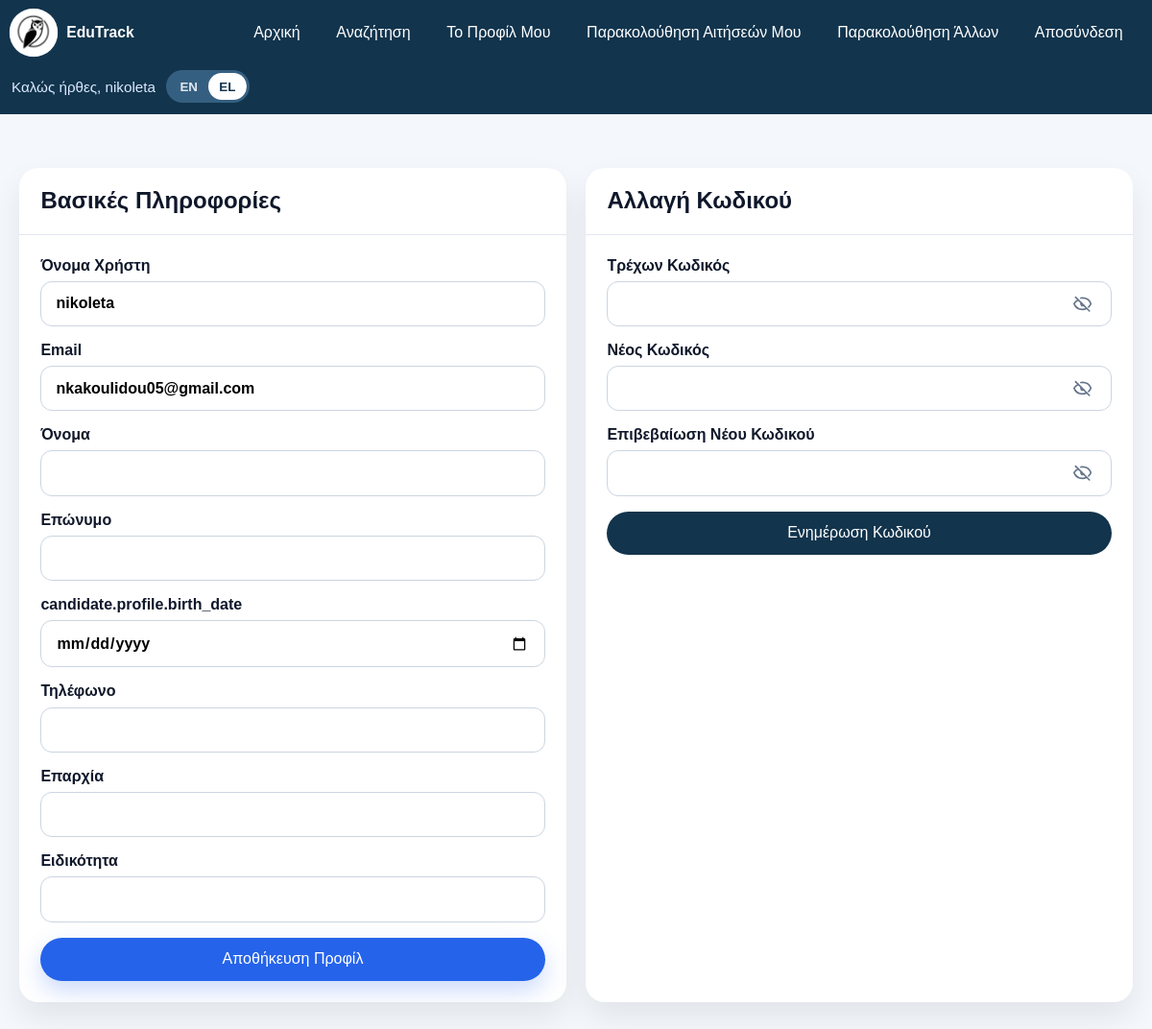
Before: /project-root/modules/profile.php (signed in) with the older database file.
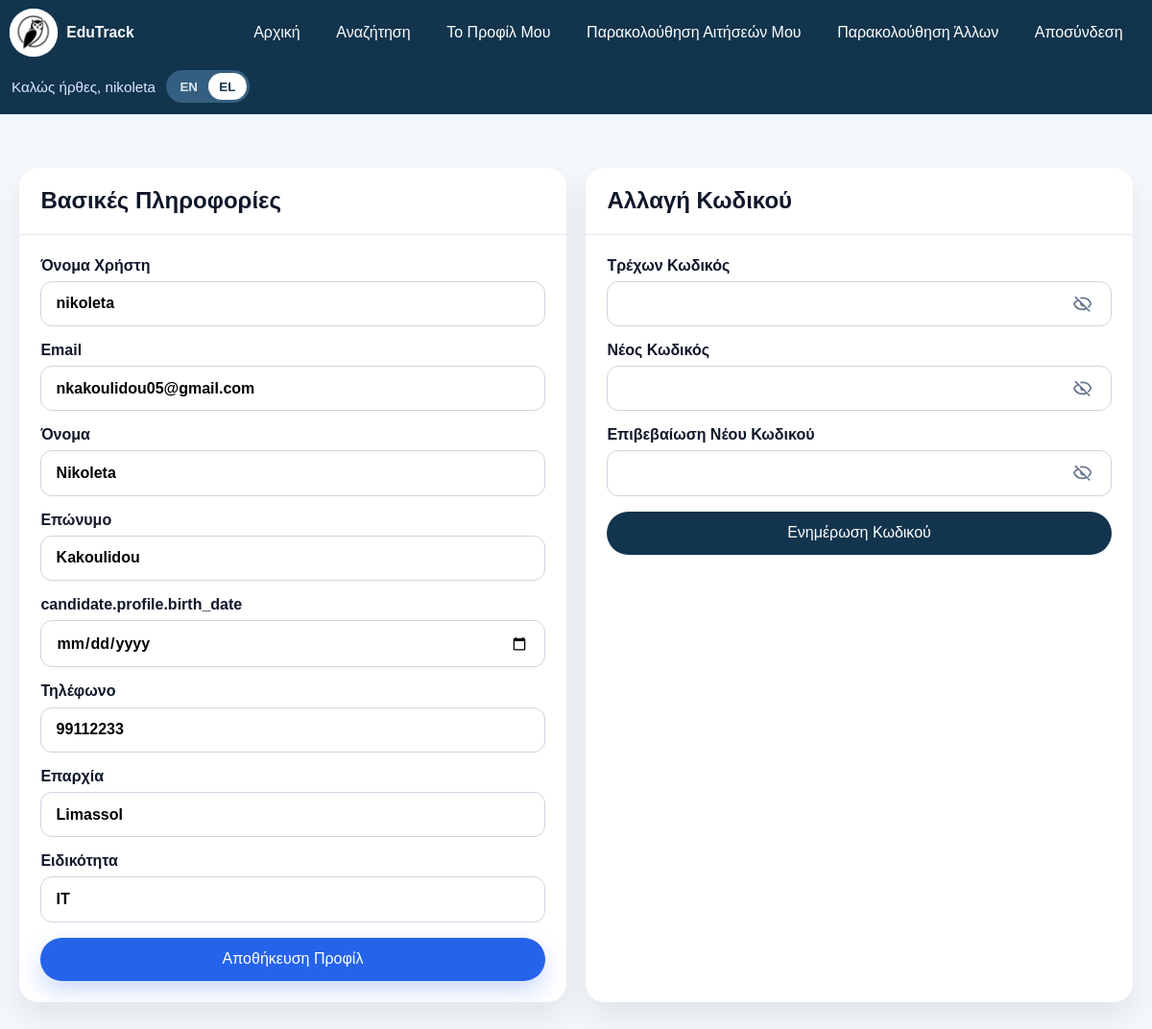
After: the same page with the newer database file.
### tables this page shows
CREATE TABLE users (
    id INT AUTO_INCREMENT PRIMARY KEY,
    username VARCHAR(50) NOT NULL UNIQUE,
    email VARCHAR(100) NOT NULL UNIQUE,
    password_hash VARCHAR(255) NOT NULL,
    role ENUM('admin', 'user') NOT NULL DEFAULT 'user',
    status ENUM('active', 'inactive', 'suspended') NOT NULL DEFAULT 'active',
    created_at TIMESTAMP DEFAULT CURRENT_TIMESTAMP,
    updated_at TIMESTAMP DEFAULT CURRENT_TIMESTAMP ON UPDATE CURRENT_TIMESTAMP
);

CREATE TABLE candidates (
    id INT AUTO_INCREMENT PRIMARY KEY,
    user_id INT NULL UNIQUE,
    first_name VARCHAR(50) NOT NULL,
    last_name VARCHAR(50) NOT NULL,
    specialty VARCHAR(100),
    ranking INT DEFAULT NULL,
    phone VARCHAR(30) DEFAULT NULL,
    district VARCHAR(100) DEFAULT NULL,
    created_at TIMESTAMP DEFAULT CURRENT_TIMESTAMP,
    updated_at TIMESTAMP DEFAULT CURRENT_TIMESTAMP ON UPDATE CURRENT_TIMESTAMP,
    CONSTRAINT fk_candidates_user
        FOREIGN KEY (user_id) REFERENCES users(id)
        ON DELETE CASCADE
);

### project-root/includes/navbar.php (called while the page is built, shortened)
<?php
function supportedLocales(): array
{
    return ['en', 'el'];
}
function currentLocale(): string
{
    $locale = $_SESSION['locale'] ?? 'el';
    return in_array($locale, supportedLocales(), true) ? $locale : 'el';
}
function translations(): array
{
    static $cache = [];
    $locale = currentLocale();
    if (!isset($cache[$locale])) {
        $file = __DIR__ . '/../lang/' . $locale . '.php';
        $cache[$locale] = file_exists($file) ? (array) require $file : [];
    }
    return $cache[$locale];
}
function t(string $key, array $replace = []): string
{
    $text = translations()[$key] ?? $key;
    foreach ($replace as $name => $value) {
        $text = str_replace(':' . $name, (string) $value, $text);
    }
    return $text;
}
    ?>

### project-root/includes/candidate.php (called while the page is built, shortened)
<?php
require_once __DIR__ . '/db.php';
require_once __DIR__ . '/navbar.php';
function requireCandidateLogin(): int
{
    return (int) $_SESSION['user_id'];
}
function fetchCandidateProfile(PDO $pdo, int $userId): array
{
    $birthDateSelect = columnExists($pdo, 'candidates', 'birth_date')
        ? 'candidates.birth_date'
        : 'NULL AS birth_date';
    $stmt = $pdo->prepare(
        "SELECT
            users.username,
            users.email,
            candidates.first_name,
            candidates.last_name,
            {$birthDateSelect},
            candidates.specialty,
            candidates.ranking,
            candidates.phone,
            candidates.district
         FROM users
         LEFT JOIN candidates ON candidates.user_id = users.id
         WHERE users.id = :id
         LIMIT 1"
    );
    $stmt->execute([':id' => $userId]);
    return $stmt->fetch() ?: [];
}

### project-root/includes/db.php (called while the page is built, shortened)
<?php
$pdo = null;
try {
    $host = $_ENV['DB_HOST'] ?? 'localhost';
    $dbName = $_ENV['DB_NAME'] ?? '';
    $dsn = 'mysql:host=' . $host . ';dbname=' . $dbName . ';charset=utf8mb4';
    $pdo = new PDO(
        $dsn,
        $_ENV['DB_USER'] ?? '',
        $_ENV['DB_PASS'] ?? '',
        [
            PDO::ATTR_ERRMODE => PDO::ERRMODE_EXCEPTION,
            PDO::ATTR_DEFAULT_FETCH_MODE => PDO::FETCH_ASSOC,
        ]
    );
} catch (PDOException $e) {
    $dbConnectionError = 'Database connection failed. Check your .env settings and make sure MySQL is running.';
}
if ($pdo instanceof PDO) {
    try {
        ensureCandidateModuleSchema($pdo);
    } catch (PDOException $e) {
        $dbConnectionError = 'Database schema update failed. Please check database tables/columns.';
    }
}
function ensureCandidateModuleSchema(PDO $pdo): void
{
    if (tableExists($pdo, 'candidates')) {
        $candidateColumns = [
            'user_id' => 'ALTER TABLE candidates ADD COLUMN user_id INT NULL UNIQUE',
            'email' => 'ALTER TABLE candidates ADD COLUMN email VARCHAR(120) NULL',
            'phone' => 'ALTER TABLE candidates ADD COLUMN phone VARCHAR(30) NULL',
            'district' => 'ALTER TABLE candidates ADD COLUMN district VARCHAR(100) NULL',
            'birth_date' => 'ALTER TABLE candidates ADD COLUMN birth_date DATE NULL',
        ];
        foreach ($candidateColumns as $column => $sql) {
            if (!columnExists($pdo, 'candidates', $column)) {
                try {
                    $pdo->exec($sql);
                } catch (PDOException $exception) {
                }
            }
        }
    }
    $pdo->exec(
        'CREATE TABLE IF NOT EXISTS candidate_preferences (
            id INT AUTO_INCREMENT PRIMARY KEY,
            user_id INT NOT NULL UNIQUE,
            notify_new_lists TINYINT(1) NOT NULL DEFAULT 1,
            notify_status_changes TINYINT(1) NOT NULL DEFAULT 1,
            notify_rank_updates TINYINT(1) NOT NULL DEFAULT 0,
            updated_at TIMESTAMP DEFAULT CURRENT_TIMESTAMP ON UPDATE CURRENT_TIMESTAMP,
            CONSTRAINT fk_candidate_preferences_user
                FOREIGN KEY (user_id) REFERENCES users(id)
                ON DELETE CASCADE
        )'
    );
    if (tableExists($pdo, 'candidates') && tableExists($pdo, 'lists')) {
        $pdo->exec(
            'CREATE TABLE IF NOT EXISTS applications (
                id INT AUTO_INCREMENT PRIMARY KEY,
                candidate_id INT NOT NULL,
                list_id INT NOT NULL,
                application_code VARCHAR(30) NOT NULL UNIQUE,
                submitted_at TIMESTAMP DEFAULT CURRENT_TIMESTAMP,
                current_status ENUM(\'submitted\', \'under_review\', \'approved\', \'rejected\', \'appointed\') NOT NULL DEFAULT \'submitted\',
                timeline_note VARCHAR(255),
                CONSTRAINT fk_applications_candidate
                    FOREIGN KEY (candidate_id) REFERENCES candidates(id)
                    ON DELETE CASCADE,
                CONSTRAINT fk_applications_list
                    FOREIGN KEY (list_id) REFERENCES lists(id)
                    ON DELETE CASCADE
            )'
        );
        if (
            tableExists($pdo, 'list_entries') &&
            columnExists($pdo, 'list_entries', 'candidate_id') &&
            columnExists($pdo, 'list_entries', 'list_id') &&
            columnExists($pdo, 'list_entries', 'created_at') &&
            columnExists($pdo, 'list_entries', 'status') &&
            columnExists($pdo, 'list_entries', 'remarks')
        ) {
            $pdo->exec(
                'INSERT IGNORE INTO applications (
                    candidate_id,
                    list_id,
                    application_code,
                    submitted_at,
                    current_status,
                    timeline_note
                )
                SELECT
                    list_entries.candidate_id,
                    list_entries.list_id,
                    CONCAT(\'APP-\', LPAD(list_entries.id, 6, \'0\')),
                    list_entries.created_at,
                    CASE list_entries.status
                        WHEN \'appointed\' THEN \'appointed\'
                        WHEN \'removed\' THEN \'rejected\'
                        WHEN \'pending\' THEN \'under_review\'
                        ELSE \'submitted\'
                    END,
                    list_entries.remarks
                FROM list_entries'
            );
        }
    }
}
function tableExists(PDO $pdo, string $tableName): bool
{
    static $knownTables = [];
    if (array_key_exists($tableName, $knownTables)) {
        return $knownTables[$tableName];
    }
    $stmt = $pdo->prepare('SHOW TABLES LIKE :table_name');
    $stmt->execute([':table_name' => $tableName]);
    $knownTables[$tableName] = $stmt->fetchColumn() !== false;
    return $knownTables[$tableName];
}
function columnExists(PDO $pdo, string $tableName, string $columnName): bool
{
    static $knownColumns = [];
    $cacheKey = $tableName . '.' . $columnName;
    if (array_key_exists($cacheKey, $knownColumns)) {
        return $knownColumns[$cacheKey];
    }
    $stmt = $pdo->prepare(
        'SELECT COUNT(*) FROM information_schema.COLUMNS
         WHERE TABLE_SCHEMA = DATABASE() AND TABLE_NAME = :table_name AND COLUMN_NAME = :column_name'
    );
    $stmt->execute([
        ':table_name' => $tableName,
        ':column_name' => $columnName,
    ]);
    $knownColumns[$cacheKey] = (int) $stmt->fetchColumn() > 0;
    return $knownColumns[$cacheKey];
}

### project-root/modules/profile.php (the view, shortened to what the rows shown need)
<?php
require_once '../includes/candidate.php';
$userId = requireCandidateLogin();
$profile = fetchCandidateProfile($pdo, $userId);
?>
<!DOCTYPE html>
<html lang="<?php echo htmlspecialchars(currentLocale(), ENT_QUOTES, 'UTF-8'); ?>">
<head>
    <link rel="stylesheet" href="../assets/css/style.css">
</head>
<body>
    <main class="admin-page">
        <section class="admin-two-column">
            <article class="admin-panel">
                <div class="admin-panel__header">
                    <h2><?php echo htmlspecialchars(t('candidate.profile.basic_info'), ENT_QUOTES, 'UTF-8'); ?></h2>
                </div>
                <form class="admin-form" method="post">
                    <label>
                        <span><?php echo htmlspecialchars(t('home.username'), ENT_QUOTES, 'UTF-8'); ?></span>
                        <input type="text" name="username" value="<?php echo htmlspecialchars($profile['username'] ?? '', ENT_QUOTES, 'UTF-8'); ?>" required>
                    </label>
                    <label>
                        <span><?php echo htmlspecialchars(t('home.email'), ENT_QUOTES, 'UTF-8'); ?></span>
                        <input type="email" name="email" value="<?php echo htmlspecialchars($profile['email'] ?? '', ENT_QUOTES, 'UTF-8'); ?>" required>
                    </label>
                    <label>
                        <span><?php echo htmlspecialchars(t('candidate.profile.first_name'), ENT_QUOTES, 'UTF-8'); ?></span>
                        <input type="text" name="first_name" value="<?php echo htmlspecialchars($profile['first_name'] ?? '', ENT_QUOTES, 'UTF-8'); ?>" required>
                    </label>
                    <label>
                        <span><?php echo htmlspecialchars(t('candidate.profile.last_name'), ENT_QUOTES, 'UTF-8'); ?></span>
                        <input type="text" name="last_name" value="<?php echo htmlspecialchars($profile['last_name'] ?? '', ENT_QUOTES, 'UTF-8'); ?>" required>
                    </label>
                    <label>
                        <span><?php echo htmlspecialchars(t('candidate.profile.phone'), ENT_QUOTES, 'UTF-8'); ?></span>
                        <input type="text" name="phone" value="<?php echo htmlspecialchars($profile['phone'] ?? '', ENT_QUOTES, 'UTF-8'); ?>">
                    </label>
                    <label>
                        <span><?php echo htmlspecialchars(t('candidate.profile.district'), ENT_QUOTES, 'UTF-8'); ?></span>
                        <input type="text" name="district" value="<?php echo htmlspecialchars($profile['district'] ?? '', ENT_QUOTES, 'UTF-8'); ?>">
                    </label>
                    <label>
                        <span><?php echo htmlspecialchars(t('candidate.profile.specialty'), ENT_QUOTES, 'UTF-8'); ?></span>
                        <input type="text" name="specialty" value="<?php echo htmlspecialchars($profile['specialty'] ?? '', ENT_QUOTES, 'UTF-8'); ?>">
                    </label>
                </form>
            </article>
            <article class="admin-panel">
                <div class="admin-panel__header">
                    <h2><?php echo htmlspecialchars(t('candidate.profile.change_password'), ENT_QUOTES, 'UTF-8'); ?></h2>
                </div>
            </article>
        </section>
    </main>
</body>
</html>

Changed rows visible on the page:
no longer on this page (row unchanged): users: username "nikoleta", email "nkakoulidou05@gmail.com"
added candidates: username "nikoleta", email "nkakoulidou05@gmail.com", first_name "Nikoleta", last_name "Kakoulidou", phone "99112233", district "Limassol", specialty "IT"
